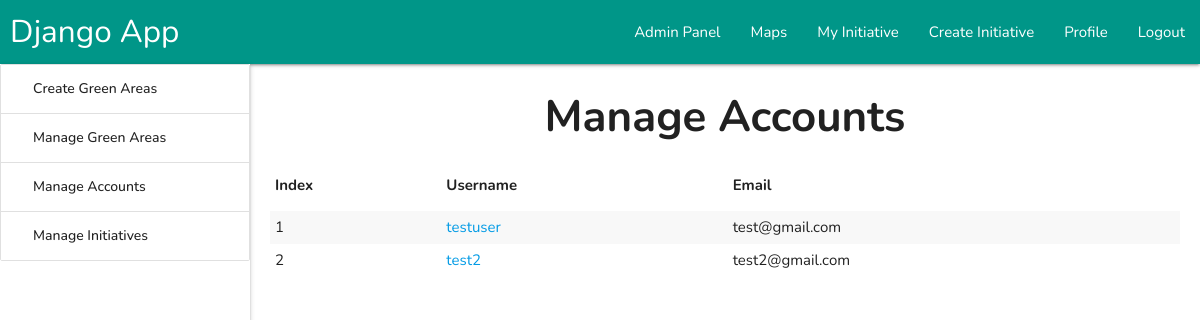
The page /admin_panel/manage_accounts/ (signed in) on the database as committed earlier.
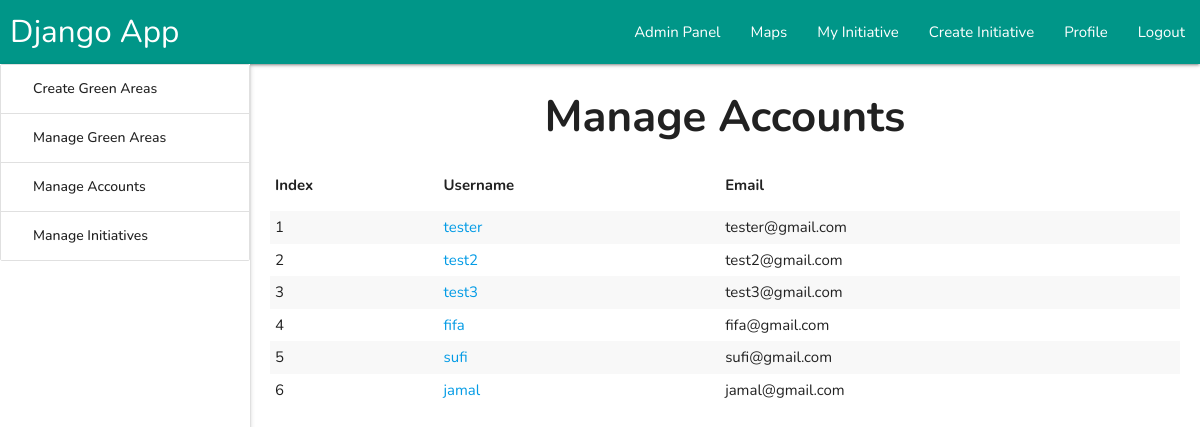
The same page on the database as committed later.
### root/models.py (models this page shows, shortened)
class Profile(models.Model):
    email = models.CharField(max_length=10000,blank=True,default='')
    orignal_name = models.CharField(max_length=10000,blank=True,default='')
    password = models.CharField(max_length=10000,blank=True,default='')
    longitude = models.CharField(max_length=10000,blank=True,default='')
    latitude = models.CharField(max_length=10000,blank=True,default='')
    place_name = models.CharField(max_length=10000,blank=True,default='')
    city = models.CharField(max_length=10000,blank=True,default='')
    region = models.CharField(max_length=10000,blank=True,default='')
    country = models.CharField(max_length=10000,blank=True,default='')
    state = models.CharField(max_length=10000,blank=True,default='')
    reset_code = models.CharField(max_length=10000,blank=True,default='')
    generated_name = models.CharField(max_length=10000,blank=True,default='')
    user = models.OneToOneField(User,on_delete=models.CASCADE)

### Admin_Panel/views.py (the view)
# urls.py: path('manage_accounts/', manage_accounts, name='manage_accounts'),
def manage_accounts(request):
    all_accounts = Profile.objects.all()
    all_accounts = [
        x for x in all_accounts
        if not x.user.is_superuser
    ]
    return render(request,'admin_panel/manage_accounts.html',{
        'all_accounts':all_accounts
    })

### Templates/admin_panel/manage_accounts.html (shortened to what this page needs)
{% extends 'partials/dashboards/admin_engine.html' %}
{% block 'engine'%}
<div style="margin:5px 20px">
  <center>
    <h3><b>Manage Accounts</b></h3>
  </center>
  <table class="striped">
    <thead>
      <tr>
        <th>Index</th>
        <th>Username</th>
        <th>Email</th>
      </tr>
    </thead>
    <tbody>
      <tr>
      {% for account in all_accounts %}
      <td>{{ forloop.counter }}</td>
      <td><a target='_blank' href="/admin_panel/manage_accounts/update_profile/{{account.user.id}}">{{account.orignal_name}}</a></td>
      <td> {{account.email}} </td>
      </tr>
        {% endfor %}
    </tbody>
  </table>
</div>
{% endblock 'engine' %}

### Templates/partials/dashboards/admin_engine.html
{% extends "base.html" %}
{% block 'mainbody' %}
{% if request.user.is_superuser %}
<ul id="slide-out" class="sidenav sidenav-fixed" style="margin-top:64px !important;width:250px">
     <ul class="collection" style="margin: 0%;">
        <li class="collection-item"><a href="/admin_panel/manage_green_areas/create_green_area">Create Green Areas</a></li>
        <li class="collection-item"><a href="/admin_panel/manage_green_areas">Manage Green Areas</a></li>
        <li class="collection-item"><a href="/admin_panel/manage_accounts">Manage Accounts</a></li>
        <li class="collection-item"><a href="/admin_panel/manage_initiatives">Manage Initiatives</a></li>
    </ul>
    </ul>
    <main>
                {% block 'engine' %}
                {% endblock 'engine' %}
    </main>
    {% else %}
    <center><h3>Hmmm, anda tidak ada akses admin!</h3></center>
    {% endif %}
{% endblock 'mainbody' %}

### Templates/base.html (shortened to what this page needs)
{% load static  %}
<!DOCTYPE html>
<html>
<head>
  <link href="https://api.tiles.mapbox.com/mapbox-gl-js/v0.53.1/mapbox-gl.css" rel="stylesheet" />
<link rel="stylesheet" href="{{ STATIC_URL }}/Static/css/general_fixing.css">
<link rel="stylesheet" href="{{ STATIC_URL }}/Static/css/materialize.css">
  <link rel="stylesheet" href="{{ STATIC_URL }}/Static/css/responsive.css">
  <link rel="stylesheet" href="{{ STATIC_URL }}/Static/css/mapbox-gl-geocoder.css">
<link rel="stylesheet" href="{{ STATIC_URL }}/Static/css/mapbox-gl.css">
</head>
<body id="body" style="height: 100%;">
{% include 'partials/root/navbar.html' %}
{% block 'mainbody' %}
{% endblock 'mainbody' %}
   </body>
 </html>

### Templates/partials/root/navbar.html (shortened to what this page needs)
{% block 'mainbody' %}
<div class="navbar-fixed" style="position: relative;">
  <nav  class="teal ">
      <div class="nav-wrapper">
          <a href="/" class="brand-logo" style="padding-left: 10px;">Django App</a>
          <ul class="right hide-on-med-and-down">
            {% if user.is_superuser %}
            <li><a href="/admin_panel/">Admin Panel</a></li>
            {% endif %}
            {% if user.is_authenticated %}
              <li><a href="/">Maps</a></li>
              <li><a href="/dashboard/my_initiatives/">My Initiative</a></li>
              <li><a href="/dashboard/create_initiative/">Create Initiative</a></li>
              <li><a href="/dashboard/user_profile/">Profile</a></li>
              <li><a href="/account/logout/">Logout</a></li>
            {% else %}
            <li><a href="/account/signup/">Signup</a></li>
            <li><a href="/account/login/">Login</a></li>
            {% endif %}
           </ul>
      </div>
    </nav>
</div>
{% endblock 'mainbody' %}

### Static/css/general_fixing.css (style rules this page uses)
:root { --geocoder_input_height: 36px !important; }

### Templates/base.html (style rules this page uses)
html { height: 100% !important; }
body { font-family: 'Nunito', sans-serif; text-align: justify; height: 100% !important; }
html, body { height: 100% !important; }
header, main, footer { padding-left: 250px; }
ul.collection li { padding: 0% !important; margin: 0% !important }

### Templates/admin_panel/manage_accounts.html (style rules this page uses)
tbody td { padding: 5px !important; }

Rows that differ between the two databases and show on the page:
changed Profile: orignal_name "testuser" → "tester"; email "test@gmail.com" → "tester@gmail.com"
added Profile: orignal_name "test3", email "test3@gmail.com"
added Profile: orignal_name "fifa", email "fifa@gmail.com"
added Profile: orignal_name "sufi", email "sufi@gmail.com"
added Profile: orignal_name "jamal", email "jamal@gmail.com"
